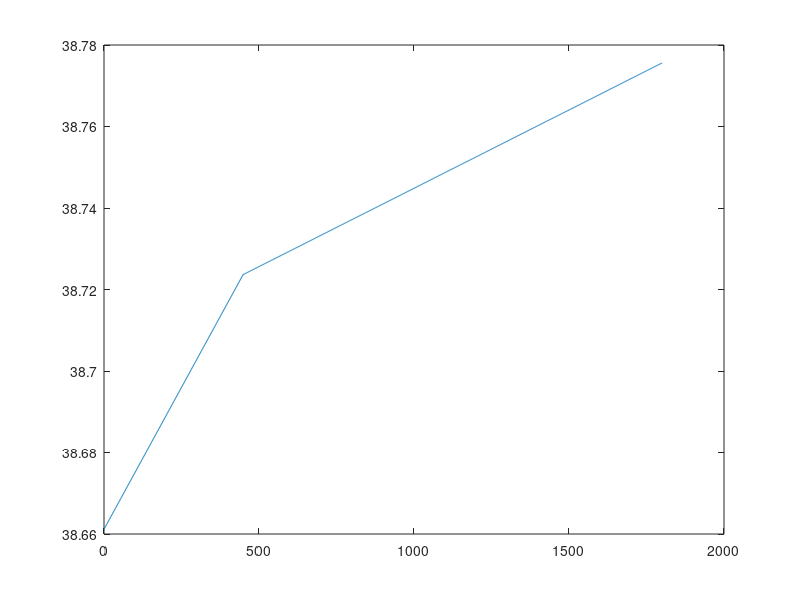

The MATLAB source for this figure:
lon_start = 38.661029;
lat_start = -9.202821;
alt_start = 550;

lon_7 = 38.7185;
lat_7 = -9.169229;
alt_7 = tan(3*pi/180)*7000;

lon_7 = 38.7237;
lat_7 = -9.168;
alt_7 = tan(2*pi/180)*7000;

lon_aero = 38.77559;
lat_aero = -9.13536;
alt_aero = 0;

len_data = 1800;
len_7 = 450;

lon = 0:len_data;
lat = 0:len_data;
alt = 0:len_data;
x = 0:len_data;
dist = 0:len_data;

pitch = 0:len_data;
roll = 0:len_data;
yaw = 0:len_data;

for k = 1:len_data+1
    if (k <= len_7)
        lon(k) = lon_start+(lon_7-lon_start)/(len_7)*k;
        lat(k) = lat_start+(lat_7-lat_start)/(len_7)*k;
        alt(k) = alt_start+(alt_7-alt_start)/(len_7)*k;
    else
        lon(k) = lon_7+(lon_aero-lon_7)/(len_data-len_7)*(k-len_7-1);
        lat(k) = lat_7+(lat_aero-lat_7)/(len_data-len_7)*(k-len_7-1);
        alt(k) = alt_7+(alt_aero-alt_7)/(len_data-len_7)*(k-len_7-1);
    end
    
    pitch(k) = 5;
    roll(k) = 0;
    yaw(k) = 25;

    fi1 = lat(k)*pi/180;
    fi2 = lat_aero*pi/180;
    delta_fi = (lat_aero-lat(k))*pi/180;
    delta_lambda = (lon_aero-lon(k))*pi/180;
    a = sin(delta_fi/2)*sin(delta_fi/2)+cos(fi1)*cos(fi2)*sin(delta_lambda/2)*sin(delta_lambda/2);
    c = 2*atan(sqrt(a)/sqrt(1-a));
    dist(k) = 6371*c;
end
close all;
plot(x,lon);
%hold on;
%hline = refline([0 alt_7]);
%hline.Color = 'r';

A = [lon;lat;alt;pitch;roll;yaw];
fileID = fopen('C:\Users\paulo\Dropbox\SAInt\ILS\client_dummy\sideways_1.5deg_2_app.txt','w');
fprintf(fileID,'%f;%f;%f;%f;%f;%f\r\n',A);
fclose(fileID);







